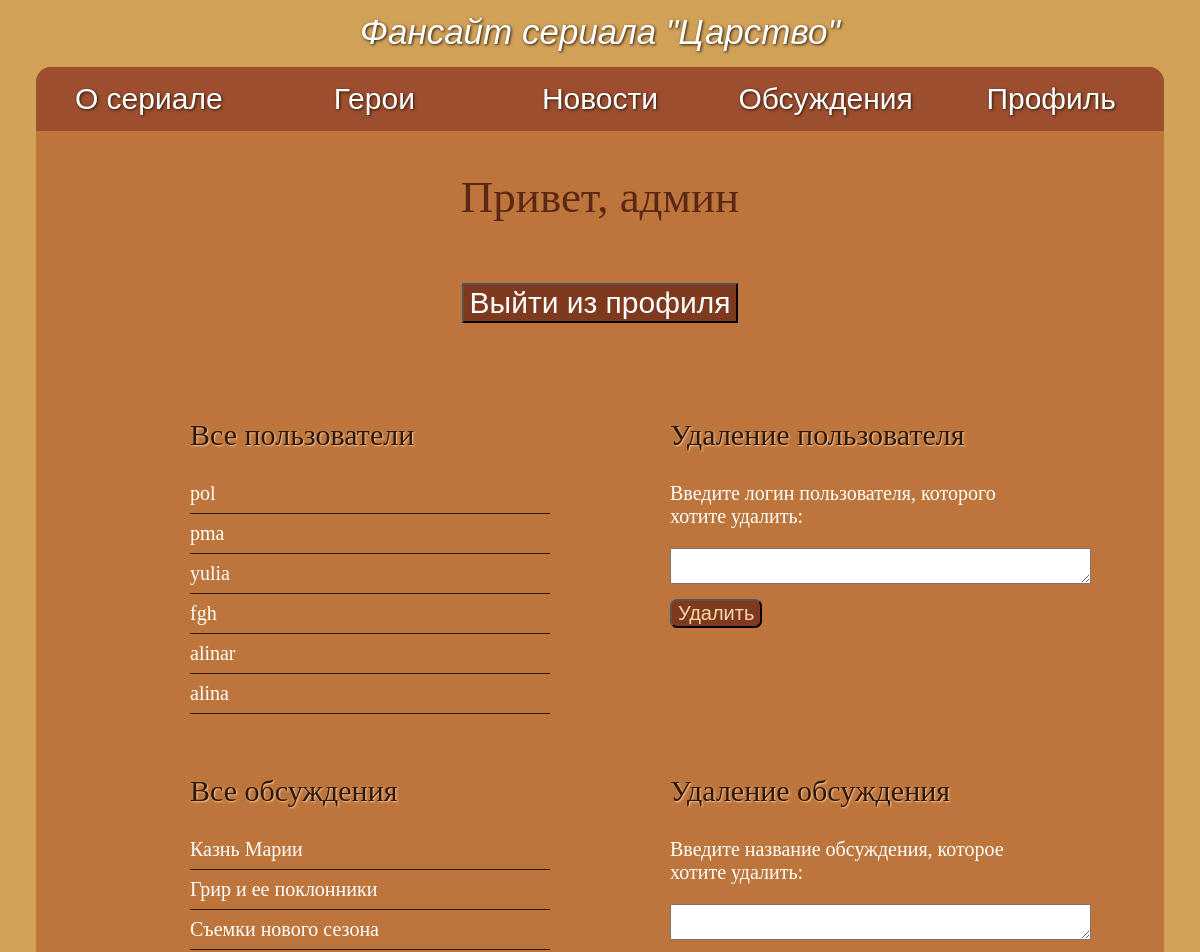
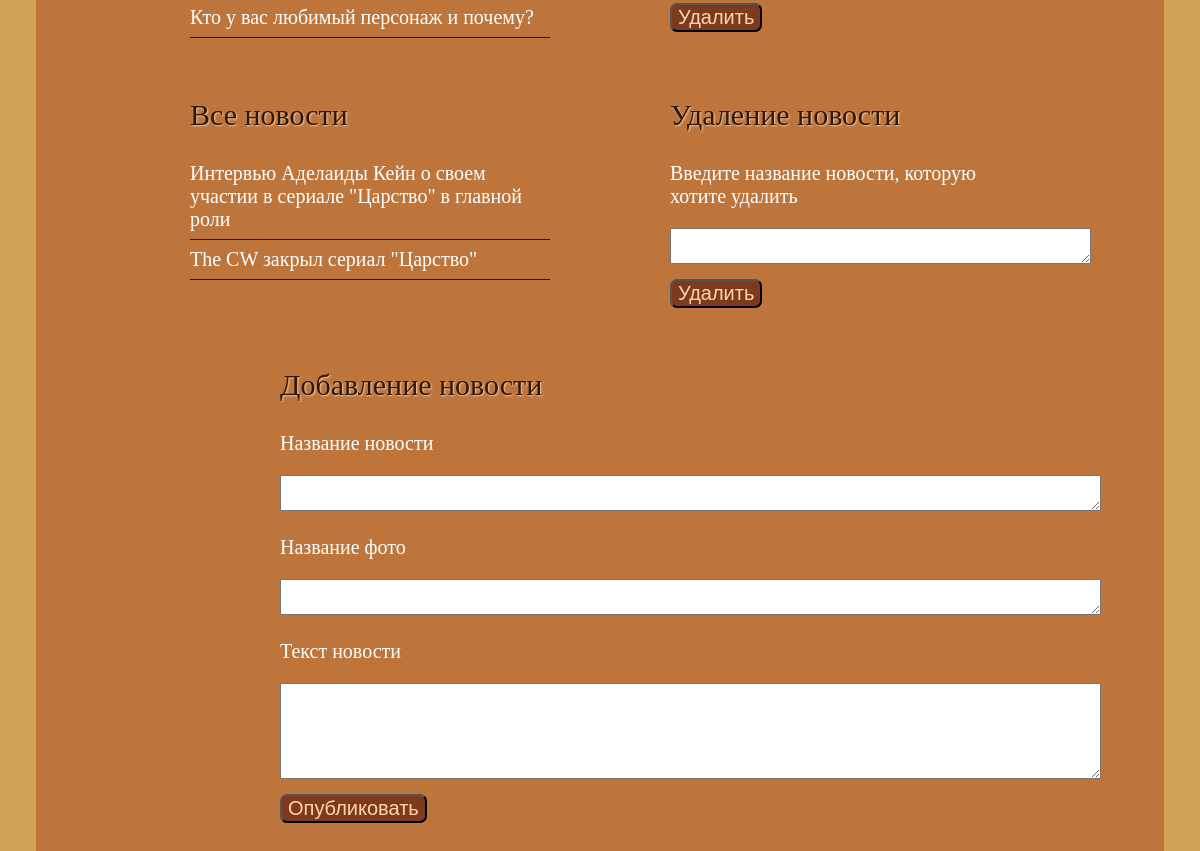
/foradmin.php, run on the app's committed database (2 pictures, top to bottom).
### tables this page shows
CREATE TABLE `users` (
  `id_user` int(11) NOT NULL,
  `login` varchar(50) NOT NULL,
  `pass` varchar(100) DEFAULT NULL,
  `salt` varchar(10) NOT NULL
);

CREATE TABLE `discussions` (
  `id_dis` int(11) NOT NULL,
  `theme` varchar(100) DEFAULT NULL,
  `text_dis` varchar(500) DEFAULT NULL,
  `username` varchar(50) NOT NULL
);

CREATE TABLE `news` (
  `id_news` int(11) NOT NULL,
  `news_tag` varchar(200) NOT NULL,
  `photo` varchar(30) DEFAULT NULL,
  `news` varchar(2000) DEFAULT NULL
);

### foradmin.php (the view, shortened to what this page needs)
<?php
include "auth.php";
?>
<!DOCTYPE html>
<html lang="ru">
<head>
    <link rel="stylesheet" href="navigation.css">
    <link rel="stylesheet" href="foradmin.css">
</head>
<body>
<p class="name_of_site">Фансайт сериала "Царство"</p>
<div class="main_app">
  <div class="navigation">
    <div class="nav_wrapper">
      <div class="nav"><a href="index.php">О сериале</a></div>
        <div class="nav"><a href="heroes.php">Герои</a></div>
        <div class="nav"><a href="news.php">Новости</a></div>
        <div class="nav"><a href="discuss.php">Обсуждения</a></div>
        <div class="nav"><a href="authorization.php">Профиль</a></div>
    </div>
  </div>
  <div class="window">
        <?php
        $classname = "login";
        echo "<div class=".$classname."> Привет, админ </div>"
        ?>
        <form method="POST" action="clear_session.php" class="form">
            <input type="submit" name="exit"  class ="but1" value="Выйти из профиля">
        </form>
  </div>
  <div class="users">
    <div class="all_users">
      <p class="all">Все пользователи</p>
      <?php
        $res_users = $link->query("SELECT login FROM users order by id_user desc");
        while ($row_user = $res_users->fetch_assoc()){
          $login = $row_user['login'];
          if ($login != $_SESSION['login']) {
            echo '<div class="user_wrap">';
            echo '<p class="logins">'.$login.'</p>';
            echo '</div>';
          }
        }
      ?>
    </div>
    <div class="delete_user">
      <form method="post" action="delete_user.php">
        <p class="delete">Удаление пользователя</p>
        <p class="name_to_delete">Введите логин пользователя, которого хотите удалить:</p>
        <textarea name="user_to_delete" rows="2" cols="50" required></textarea>
        <button class="del_but" type="submit">Удалить</button>
      </form>
    </div>
  </div>
  <div class="to_discus">
    <div class="all_discuss">
      <p class="all">Все обсуждения</p>
        <?php
          $res_dis = $link->query("SELECT theme FROM discussions order by id_dis desc");
          while($row_dis = $res_dis->fetch_assoc()){
            $dis = $row_dis['theme'];
            echo '<div class="discus_wrap">';
            echo '<p class="logins">'.$dis.'</p>';
            echo '</div>';
          }
        ?>
    </div>
    <div class="delete_discuss">
      <form method="POST" action="delete_discuss.php">
        <p class="delete">Удаление обсуждения</p>
        <p class="name_to_delete">Введите название обсуждения, которое хотите удалить:</p>
        <textarea name="dis_to_delete" rows="2" cols="50" required></textarea>
        <button class="del_but" type="submit">Удалить</button>
      </form>
    </div>
  </div>
  <div class="news">
    <div class="all_news">
      <p class="all">Все новости</p>
      <?php
          $res_news = $link->query("SELECT news_tag FROM news order by id_news desc");
          while($row_news = $res_news->fetch_assoc()){
            $news = $row_news['news_tag'];
            echo '<div class="news_wrap">';
            echo '<p class="logins">'.$news.'</p>';
            echo '</div>';
          }
        ?>
    </div>
    <div class="delete_news">
      <form method="post" action="delete_news.php">
        <p class="delete">Удаление новости</p>
        <p class="name_to_delete">Введите название новости, которую хотите удалить</p>
        <textarea name="news_to_delete" rows="2" cols="50" required></textarea>
        <button class="del_but" type="submit">Удалить</button>
      </form>
    </div>
  </div>
  <div class="add_news">
    <form method="POST" action="add_news.php">
      <p class="add_title">Добавление новости</p>
      <p class="news_title">Название новости</p>
      <textarea name="theme" rows="2" cols="100" required></textarea>
      <p class="add_photo">Название фото</p>
      <textarea name="photo" rows="2" cols="100" required></textarea>
      <p class="add_text">Текст новости</p>
      <textarea name="news_text" rows="6" cols="100" required></textarea><br>
      <button class="publish" type="submit">Опубликовать</button>
    </form>
  </div>
</div>
</body>
</html>

### navigation.css (style rules this page uses)
body { background-color: #d1a158; padding: 0; margin: 0; }
.main_app { background-color: #bd753c; width: 94vw; margin: auto; border-radius: 15px; }
.name_of_site { font-size: 35px; text-align: center; color: white; text-shadow: 1px 1px 3px #2c190a; font-family: Cambria, sans-serif; font-style: italic; margin: 12px; }
a { text-decoration: none; color: white; }
.nav_wrapper { display: flex; justify-content: space-around; align-items: center; flex-wrap: wrap; width: 94vw; height:fit-content; background-color: #9c4e2f; font-family: Cambria, sans-serif; font-size: 30px; text-shadow: 1px 1px 3px #2c190a; text-align: center; margin: auto; margin-top: 15px; border-top-left-radius: 15px; border-top-right-radius: 15px; }
.nav { text-align: center; color: white; padding: 0.5em 0; width: 200px; }

### foradmin.css (style rules this page uses)
.users, .to_discus, .news { display: flex; justify-content: space-around; width: 80vw; margin: auto; padding-bottom: 15px; padding-top: 15px; color: white; font-size: 20px; }
.all_users, .delete_user, .all_discuss, .delete_discuss, .all_news, .delete_news { width: 30vw; margin-left: 20px; }
.user_wrap, .discus_wrap, .news_wrap { border-bottom: 1px solid #2c190a; }
.logins { margin-bottom: 8px; margin-top: 8px; }
.all, .delete, .add_title { font-size: 30px; text-shadow: 1px 1px 2px #ffc89d; color: #2c190a; }
.add_news { width: 700px; margin: auto; padding-bottom: 15px; padding-top: 15px; color: white; font-size: 20px; padding-left: 60px; }
button { font-size: 20px; color: #ffd7a6; background-color: #7e3a1f; border-radius: 7px; margin-top: 10px; }
.window { font-size: 45px; text-align: center; margin-left: auto; margin-right: auto; }
.but1 { color: white; background-color: #7e3a1f; font-size: 30px; margin-top: 20px; margin-bottom: 50px; }
.login { margin: 40px; color: #5c2814; }
.publish { margin-top: 10px; }
.main_app { padding-bottom: 50px; margin-bottom: 30px; }

### data on the page
users: login "pol"
users: login "pma"
users: login "yulia"
users: login "fgh"
users: login "alinar"
users: login "alina"
discussions: theme "Казнь Марии"
discussions: theme "Грир и ее поклонники"
discussions: theme "Съемки нового сезона"
discussions: theme "Кто у вас любимый персонаж и почему?"
news: news_tag "Интервью Аделаиды Кейн о своем участии в сериале \"Царство\" в главной роли"
news: news_tag "The CW закрыл сериал \"Царство\""
